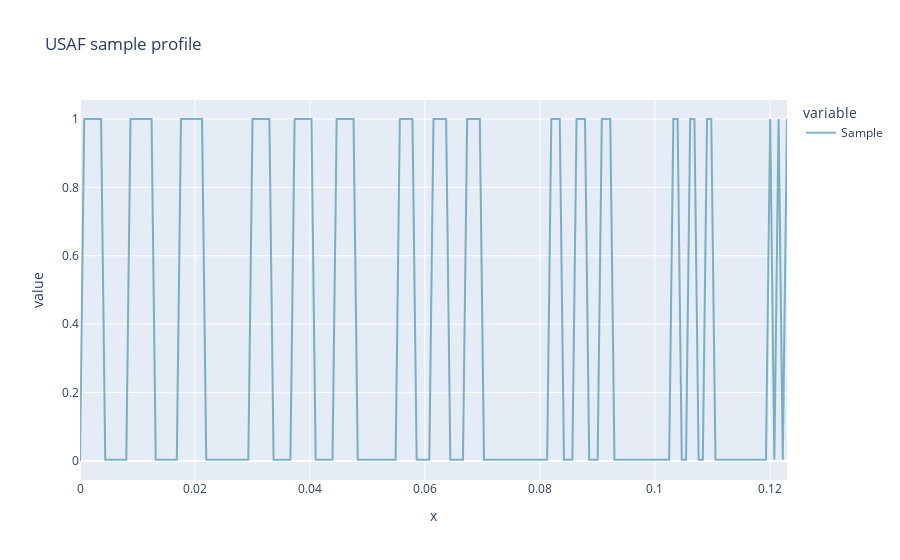

Notebook source saved alongside this figure:
### Code cell
df = pd.DataFrame({
    'x':x,
    'Sample':profile_sample,
})

fig = px.line(df, x='x', y=['Sample'], title='USAF sample profile')
fig.update_traces(line=dict(color=rgba[2]), selector=dict(mode='lines', name='Sample'))

### Figure 1 — Plotly figure (JSON) as saved in the notebook; plotly's stock layout.template omitted (floating-point values rounded to 4 significant figures; data arrays with more than 128 entries replaced by an {"elided": "..."} marker saying what was removed)
{"data": [{"hovertemplate": "variable=Sample<br>x=%{x}<br>value=%{y}<extra></extra>", "legendgroup": "Sample", "line": {"color": "rgba(77, 148, 173, 0.7)", "dash": "solid"}, "marker": {"symbol": "circle"}, "mode": "lines", "name": "Sample", "orientation": "v", "showlegend": true, "type": "scatter", "x": {"elided": "169 float values"}, "xaxis": "x", "y": {"elided": "169 float values"}, "yaxis": "y"}], "layout": {"legend": {"title": {"text": "variable"}, "tracegroupgap": 0}, "title": {"text": "USAF sample profile"}, "xaxis": {"anchor": "y", "domain": [0, 1], "title": {"text": "x"}}, "yaxis": {"anchor": "x", "domain": [0, 1], "title": {"text": "value"}}}}
